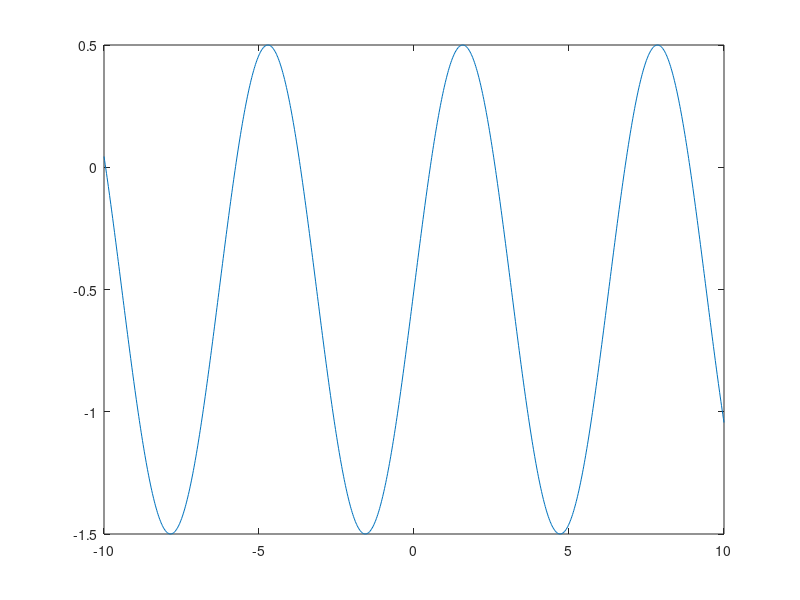

MATLAB code to generate this figure: (Note: this script raises an error after producing the figure.)
% esercizio 5
% Dato il valore y0=1, trovare, facendo uso del metodo di bisezione
% e del metodo di Newton, l?unico valore [ -?/ 2, ?/2] tale che sin(x0)=y0.

clc;
clear;

f = @(x)sin(x) - 0.5;
f_der = @(x)cos(x);

x_f = linspace(-10, 10, 1000);
y_f = feval(f, x_f);

plot(x_f, y_f);

interval = [(-pi/2) (pi/2)];

prec = 10^-5;
max_it = 50;

if (feval(f, interval(1)) * feval(f, interval(2))) > 0
        disp('La funzione non rispetta il teorema degli zeri --> Impossibile usare il metodo della Bisezione');
        disp(' ');
        return
end

[c, i] = bisezione(f, interval(), prec, 1);
disp('BISEZIONE');
fprintf('Zero di f\t\tN Iter\n');
fprintf('%f\t\t\t%d\n\n', c, i);

[c, i] = newton(f, f_der, c, prec, max_it);
disp('NEWTON');
fprintf('Zero di f\t\tN Iter\n');
fprintf('%f\t\t\t%d\n\n', c, i);